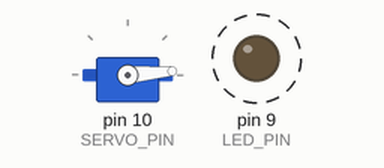
The sketch below on a simulated Arduino Uno, built with avr-gcc and run on an emulated ATmega328P. Parts: servo, output pins drawn as LEDs (lit = HIGH). Dashed ring = blinking.

Above: at 0.15 s.
At 8.34 s:
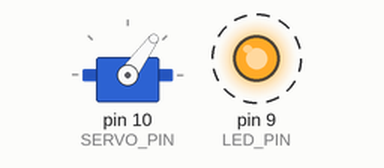
At 19.26 s:
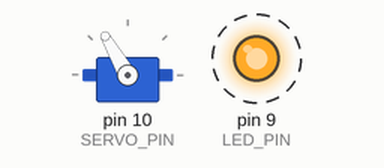
At 39.29 s:
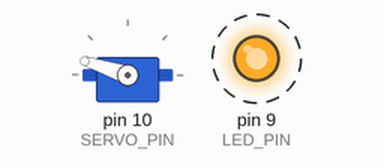
Timing chart, 0 to 39.6 s (numbered marks = the images above):
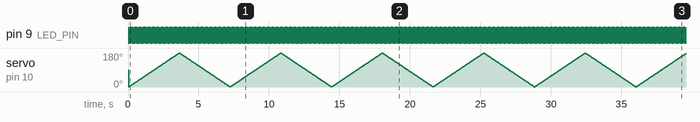

The sketch:

Servo_LED_timer.ino
```cpp
#include <PWMServo.h>
#include <TimerOne.h>

const int LED_PIN = 9;
const int SERVO_PIN = 10;

PWMServo servo;

void setup() {
  Timer1.initialize(20000);  // 20ms 주기로 타이머 인터럽트 설정
  pinMode(LED_PIN, OUTPUT);
  servo.attach(SERVO_PIN);
  Timer1.attachInterrupt(timerISR);
}

void loop() {
  // 여기서는 loop 함수에서 아무 것도 하지 않습니다.
  // LED와 서보 모터는 타이머 인터럽트에서 제어합니다.
}

void timerISR() {  // 타이머 인터럽트 핸들러 함수
  static boolean led_state = false;
  static int servo_pos = 0;
  static int servo_dir = 1;

  // LED 제어
  digitalWrite(LED_PIN, led_state);
  led_state = !led_state;

  // 서보 모터 제어
  servo.write(servo_pos);
  servo_pos += servo_dir;

  if (servo_pos <= 0 || servo_pos >= 180) {
    servo_dir *= -1;
  }
}
```

Measured:
- by itself, pin 9 (LED_PIN): alternates HIGH for 0.02 s and LOW for 0.02 s
